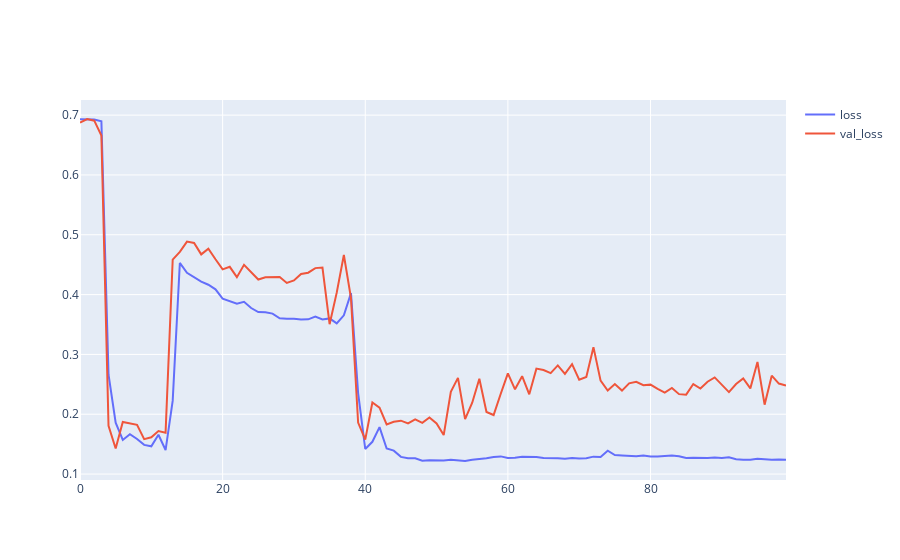

The notebook cell saved with this chart:
### Markdown cell above
c) LSTM

### Code cell
LSTM_history = json.load(open("./history/LSTM_history.json", 'r'))
model_lstm = tf.keras.models.load_model("./model/model_lstm.h5")

fig = go.Figure()
fig.add_trace(go.Scatter(y=LSTM_history["loss"],
                    mode='lines',
                    name='loss'))
fig.add_trace(go.Scatter(y=LSTM_history["val_loss"],
                    mode='lines',
                    name='val_loss'))
fig.show()
